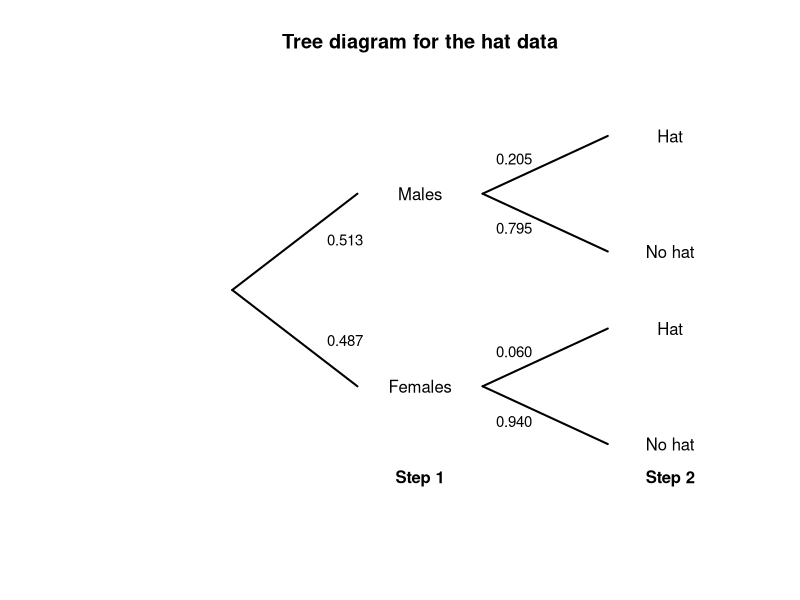
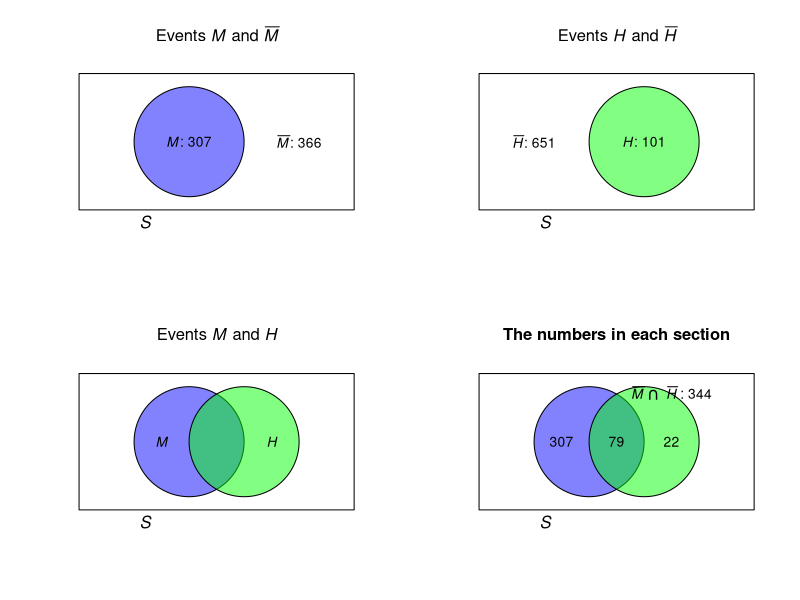
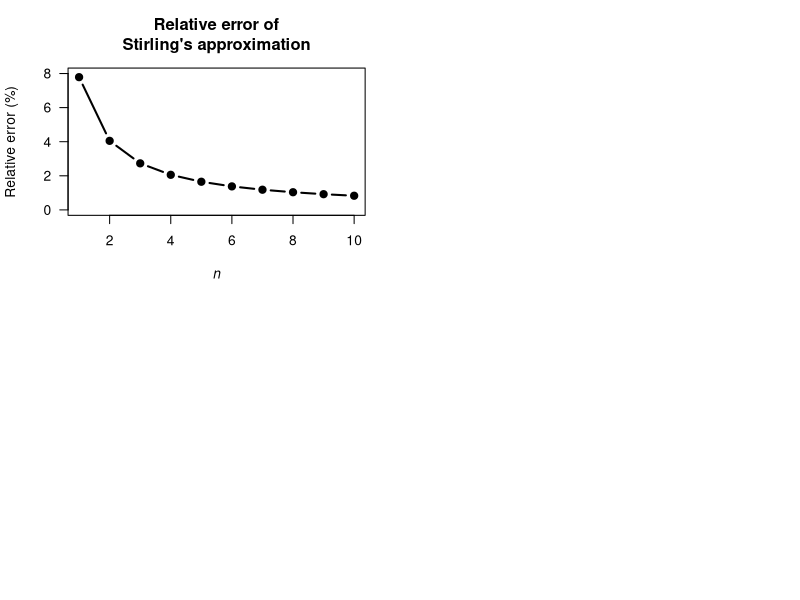

Reproduce these figures in R, in order.
## ---- chunk 1

plot( x = c(0, 1),
      y = c(0, 1),
      type = "n",
      main = "Tree diagram for the hat data",
      xlab = "",
      ylab = "",
      axes = FALSE)
#STEP 1
lines( x = c(0.2, 0.40),
       y = c(0.5, 0.75),
       lwd = 2)
lines( x = c(0.2, 0.40),
       y = c(0.5, 0.25),
       lwd = 2)
# STEP 2
lines( x = c(0.60, 0.80),
       y = c(0.75, 0.90),
       lwd = 2)
lines( x = c(0.60, 0.80),
       y = c(0.75, 0.60),
       lwd = 2)

lines( x = c(0.60, 0.80),
       y = c(0.25, 0.40),
       lwd = 2)
lines( x = c(0.60, 0.80),
       y = c(0.25, 0.10),
       lwd = 2)

# TEXT
text(x = 0.50,
     y = 0.75,
     labels = "Males")
text(x = 0.50,
     y = 0.25,
     labels = "Females")

text(x = 0.90,
     y = 0.90,
     labels = "Hat")
text(x = 0.90,
     y = 0.60,
     labels = "No hat")

text(x = 0.90,
     y = 0.40,
     labels = "Hat")
text(x = 0.90,
     y = 0.10,
     labels = "No hat")

# ADD PROBS
text(x = 0.38,
     y = 0.63,
     cex = 0.9,
     labels = "0.513")
text(x = 0.38,
     y = 0.37,
     cex = 0.9,
     labels = "0.487")

text(x = 0.65,
     y = 0.84,
     cex = 0.9,
     labels = "0.205")
text(x = 0.65,
     y = 0.66,
     cex = 0.9,
     labels = "0.795")

text(x = 0.65,
     y = 0.34,
     cex = 0.9,
     labels = "0.060")
text(x = 0.65,
     y = 0.16,
     cex = 0.9,
     labels = "0.940")

## STEPS
text(x = 0.50,
     y = 0.01,
     label = expression(bold("Step 1"))
     )
text(x = 0.90,
     y = 0.01,
     label = expression(bold("Step 2"))
     )
## ---- chunk 2
BRIS <- read.csv("Data/sunglasses.csv")
BRIS$Gender <- factor(BRIS$Gender,
                      levels = c(1, 2),
                      labels = c("Males", 
                                 "Females"))
BRIS$Hat <- factor(BRIS$Hat,
                   levels = c(0, 1),
                   labels = c("Not Hat",
                              "Hat"))

HatTable <- xtabs( Count ~ Gender + Hat,
                   data = BRIS)
HatTable <- cbind( HatTable,
                   "Total" = rowSums(HatTable) )
knitr::kable(HatTable,
             caption = "The numbers of males and females wearing a hat in the middle of the day in Brisbane")
## ---- chunk 3
par( mfrow = c(2, 2))
colourMale <- rgb(0, 0, 255, 
                  max = 255, 
                  alpha = 125)
colourHat  <- rgb(0, 255, 0, 
                  max = 255, 
                  alpha = 125)

plot( x = c(0, 1),
      y = c(0, 1),
      type = "n",
      ylab = "",
      xlab = "",
      main = expression(paste("Events ", italic(M), " and ", bar(italic(M)))),
      axes = FALSE)

polygon( x = c(0, 0, 1, 1),
         y = c(0, 1, 1, 0))
plotrix::draw.circle(x = 0.4, 
                     y = 0.5,
                     radius = 0.2,
                     col = colourMale)
text(x = 0.4,
     y = 0.5,
     labels = expression(paste(italic(M), ": 307")))
text(x = 0.8,
     y = 0.5,
     labels = expression(paste(bar(italic(M)), ": 366")))
mtext(text = expression(italic(S)),
      side = 1,
      adj = 0.25)


###############


plot( x = c(0, 1),
      y = c(0, 1),
      type = "n",
      ylab = "",
      xlab = "",
      main = expression(paste("Events ", italic(H), " and ", bar(italic(H)))) ,
      axes = FALSE)


polygon( x = c(0, 0, 1, 1),
         y = c(0, 1, 1, 0))

plotrix::draw.circle(x = 0.6,
                     y = 0.5,
                     radius = 0.2,
                     col = colourHat)

text(x = 0.6,
     y = 0.5,
     labels = expression(paste(italic(H), ": 101")))
text(x = 0.2,
     y = 0.5,
     labels = expression(paste( bar(italic(H)), ": 651")))

mtext(text = expression(italic(S)),
      side = 1,
      adj = 0.25)


####################


plot( x = c(0, 1),
      y = c(0, 1),
      type = "n",
      ylab = "",
      xlab = "",
      main = expression(paste("Events ", italic(M), " and ", italic(H))) ,
      axes = FALSE)


polygon( x = c(0, 0, 1, 1),
         y = c(0, 1, 1, 0))
plotrix::draw.circle(x = 0.4, 
                     y = 0.5,
                     radius = 0.2,
                     col = colourMale)
plotrix::draw.circle(x = 0.6,
                     y = 0.5,
                     radius = 0.2,
                     col = colourHat)
text(x = 0.3,
     y = 0.5,
     labels = expression(italic(M)))
text(x = 0.7,
     y = 0.5,
     labels = expression(italic(H)))
mtext(text = expression(italic(S)),
      side = 1,
      adj = 0.25)


#################



plot( x = c(0, 1),
      y = c(0, 1),
      type = "n",
      ylab = "",
      xlab = "",
      main = "The numbers in each section",
      axes = FALSE)


polygon( x = c(0, 0, 1, 1),
         y = c(0, 1, 1, 0))
plotrix::draw.circle(x = 0.4, 
                     y = 0.5,
                     radius = 0.2,
                     col = colourMale)
plotrix::draw.circle(x = 0.6,
                     y = 0.5,
                     radius = 0.2,
                     col = colourHat)
text(x = 0.3,
     y = 0.5,
     labels = "307")
text(x = 0.7,
     y = 0.5,
     labels = "22")
text(x = 0.7,
     y = 0.85,
     labels = expression(bar(italic(M)) ~ intersect() ~ bar(italic(H)) ~ ": 344") )
mtext(text = expression(italic(S)),
      side = 1,
      adj = 0.25)

# Intersection
text(x = 0.5, 
     y = 0.5, 
     label = "79")

## ---- chunk 4
# Define a function to compute Stirling numbers:
stirling <- function(n){ 
  sqrt(2 * pi *n) * (n/exp(1))^n
}

n <- 1:10
Actual <- factorial(n) 
Approx <- stirling(n)
RelError <- (Actual - Approx)/Actual * 100

cbind(Actual, Approx, RelError)

plot(RelError ~ n,
     ylim = c(0, 8),
     las = 1, 
     type = "b",
     pch = 19,
     lwd = 2,
     xlab = expression(italic(n)),
     ylab = "Relative error (%)",
     main = "Relative error of\nStirling's approximation")
## ---- chunk 5
set.seed(8757) # For reproducibility
numSims <- 5000
distance <- array( dim = numSims)

for (i in 1:numSims) {
  xA <- sample( seq(0, 1, by = 0.25),
                size = 1) 
  xB <- sample( seq(0, 1, by = 0.25),
                size = 1) 
  yA <- sample( seq(0, 1, by = 0.25),
                size = 1) 
  yB <- sample( seq(0, 1, by = 0.25),
                size = 1) 
  
  distance[i] <- sqrt( (xB - xA)^2 + (yA - yB) ^ 2)
}
levels( factor( distance))
## ---- chunk 6
for (k in (1:5)){ # Answer must e less than 6
  cat("FOR k = ",k, ":")
  cat("LHS =", 12 * factorial(7) / factorial(7 - k), "; ")
  cat("RHS =", 7 * factorial(6) / factorial(5 - k), "\n")
}
